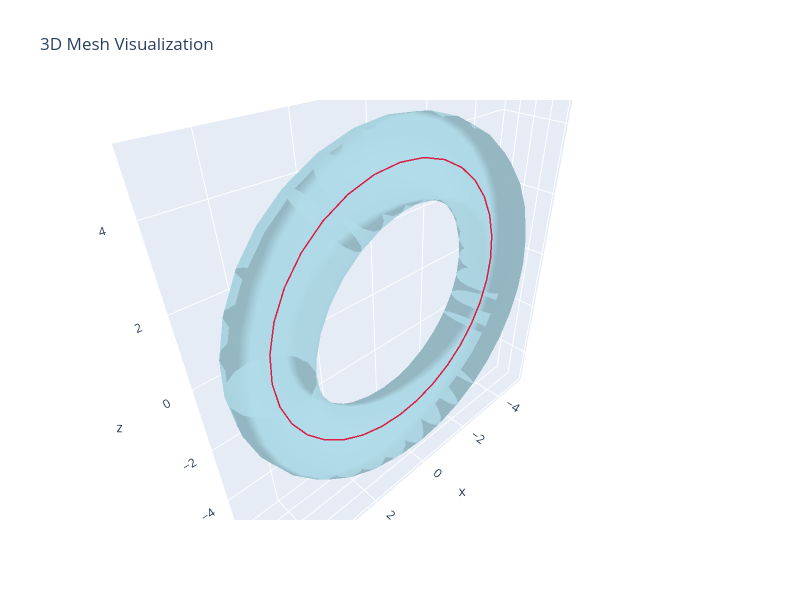

Notebook cell for this chart:
### Markdown cell above
# Plot mesh with skeleton

### Code cell
pls = PolylinesSkeleton().from_txt("../data/demo/torus.polylines.txt")
mm.visualize_mesh_3d(polylines=pls)

### Figure 1 — Plotly figure (JSON) as saved in the notebook; plotly's stock layout.template omitted (floating-point values rounded to 4 significant figures; data arrays with more than 128 entries replaced by an {"elided": "..."} marker saying what was removed)
{"data": [{"color": "lightblue", "i": {"elided": "1024 int values"}, "j": {"elided": "1024 int values"}, "k": {"elided": "1024 int values"}, "name": "Mesh", "opacity": 0.8, "type": "mesh3d", "x": {"elided": "512 float values"}, "y": {"elided": "512 float values"}, "z": {"elided": "512 float values"}}, {"line": {"color": "crimson", "width": 3}, "mode": "lines", "name": "Polyline 0", "opacity": 0.95, "showlegend": false, "type": "scatter3d", "x": [3.903, 3.979, 3.903, 3.677, 3.309, 2.815, 2.212, 1.524, 0.7774, 0.001116, -0.7752, -1.522, -2.21, -2.813, -3.308, -3.676, -3.903, -3.979, -3.903, -3.677, -3.309, -2.815, -2.212, -1.524, -0.7774, -0.001116, 0.7752, 1.522, 2.21, 2.813, 3.308, 3.676, 3.903], "y": [0.00119, 0.00119, 0.00119, 0.00119, 0.00119, 0.00119, 0.00119, 0.00119, 0.00119, 0.00119, 0.00119, 0.00119, 0.00119, 0.00119, 0.00119, 0.00119, 0.00119, 0.00119, 0.00119, 0.00119, 0.00119, 0.00119, 0.00119, 0.00119, 0.00119, 0.00119, 0.00119, 0.00119, 0.00119, 0.00119, 0.00119, 0.00119, 0.00119], "z": [0.7774, 0.001116, -0.7752, -1.522, -2.21, -2.813, -3.308, -3.676, -3.903, -3.979, -3.903, -3.677, -3.309, -2.815, -2.212, -1.524, -0.7774, -0.001116, 0.7752, 1.522, 2.21, 2.813, 3.308, 3.676, 3.903, 3.979, 3.903, 3.677, 3.309, 2.815, 2.212, 1.524, 0.7774]}], "layout": {"autosize": false, "height": 600, "scene": {"aspectmode": "data", "xaxis": {"visible": true}, "yaxis": {"visible": true}, "zaxis": {"visible": true}}, "title": {"text": "3D Mesh Visualization"}, "width": 800}}
